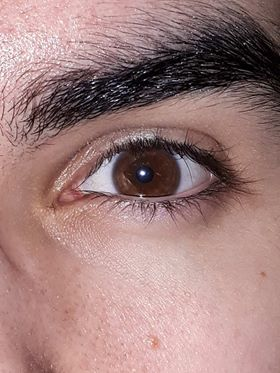
#> input picture python/eye.jpg, 280 x 373 px
$ python diagnose.py eye.jpg   (older library calls are emulated)
#> lines starting #> are read from the running program, lines starting #| are printed output that depends on the picture; after the words box and inside, x2 and y2 are one past the last pixel; in counts of white or black regions, pixels touching at a corner belong together
import sys
import numpy as np
import cv2

filename = sys.argv[1]

rawImage = cv2.imread(filename)
#> rawImage is the input picture: shape (373, 280, 3); mean B, G, R 125, 127.2, 160.4
sizeImage = cv2.resize(rawImage,(900,1600))
gray = cv2.cvtColor(sizeImage,cv2.COLOR_BGR2GRAY)
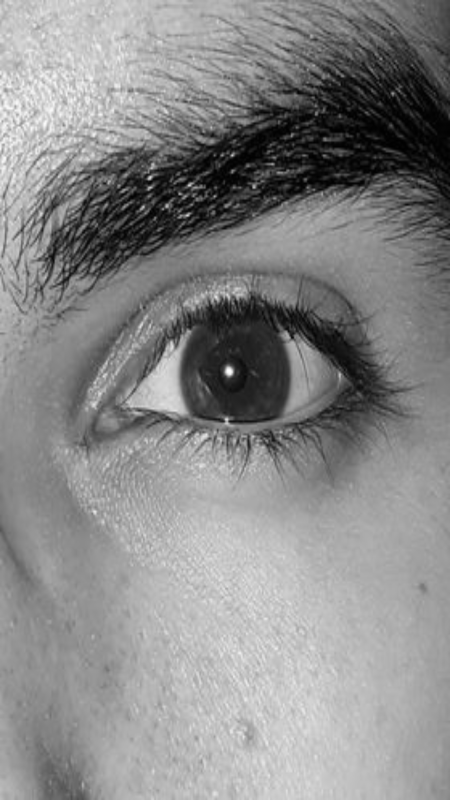
#> gray: shape (1600, 900) (shown at 1/2 size); min 0, max 251, mean 136.7
#threshImage = cv2.adaptiveThreshold(gray,255,cv2.ADAPTIVE_THRESH_MEAN_C,cv2.THRESH_BINARY,11,2)
ret,thresh = cv2.threshold(gray,170,255,0)
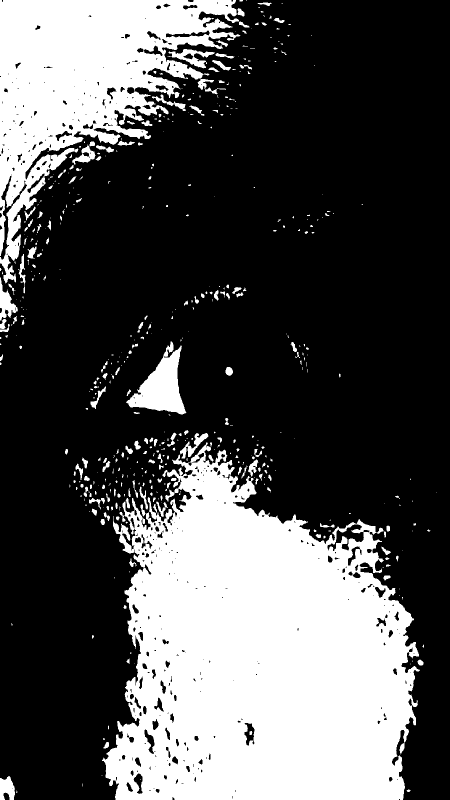
#> thresh: shape (1600, 900) (shown at 1/2 size); 31.4% white; 516 white regions (312 under 20 px), largest, box (x1, y1, x2, y2) and area: (204, 885, 840, 1600) 310601, (0, 0, 481, 567) 111981, (252, 683, 373, 829) 8113
#ret,tcol = cv2.threshold(sizeImage,200,200,200)

white = cv2.bitwise_not(thresh)
#> white: shape (1600, 900); 68.6% white; 516 black regions (312 under 20 px)

cntImage,cntList,Hierarchy = cv2.findContours(white,cv2.RETR_LIST,cv2.CHAIN_APPROX_SIMPLE)
#> cntList = 908 contours, 543 with area under 20; largest, box (x1, y1, x2, y2) and area: (0, 0, 900, 1600) 994258, (251, 682, 374, 830) 8382, (336, 97, 431, 138) 1569, (655, 1049, 739, 1102) 1310, (0, 352, 54, 519) 1086
for cnt in cntList:
    if cv2.contourArea(cnt)>5000 and cv2.contourArea(cnt) < 30000:
        [x,y,w,h] = cv2.boundingRect(cnt)
        cv2.rectangle(sizeImage,(x,y),(x+w,y+h),(0,0,255),2)
        roi = gray[y:y+h,0:900]
#> this loop made 908 passes
#> (x, y, w, h) on pass 513: (251, 682, 123, 148)
#> cnt on passes 1, 2, 3, 6, 7, 10: [[798, 1598], [798, 1599], [799, 1599], [799, 1598]], [[345, 1594], [345, 1599], [348, 1599], [348, 1597]], [[464, 1592], [464, 1596]], [[470, 1580], [470, 1583]], [[299, 1580], [299, 1581], [300, 1581], [300, 1580]], [[307, 1576], [308, 1576]]
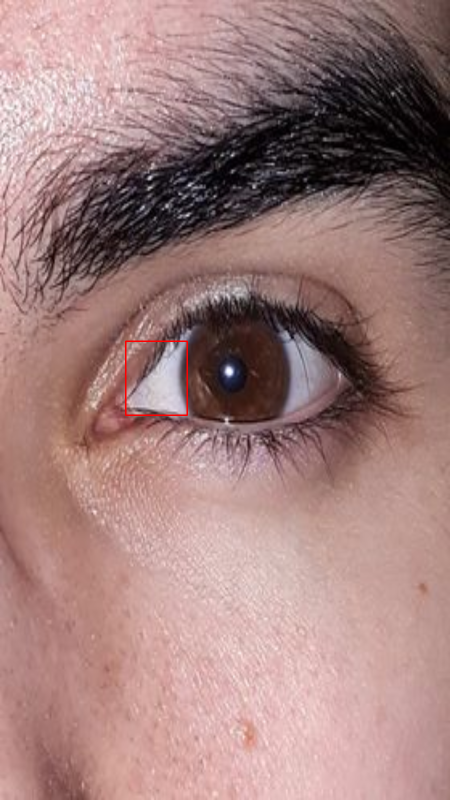
#> sizeImage: shape (1600, 900, 3) (shown at 1/2 size); mean B, G, R 124.8, 127, 160.4

threshImage = cv2.adaptiveThreshold(roi,255,cv2.ADAPTIVE_THRESH_GAUSSIAN_C,cv2.THRESH_BINARY,11,2)
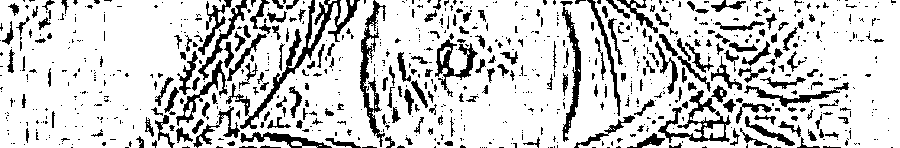
#> threshImage: shape (148, 900); 80.7% white; 807 black regions (581 under 20 px), largest, box (x1, y1, x2, y2) and area: (226, 0, 360, 129) 1909, (360, 0, 386, 147) 1102, (658, 90, 731, 143) 1026
ret,thresh = cv2.threshold(roi,30,255,0)
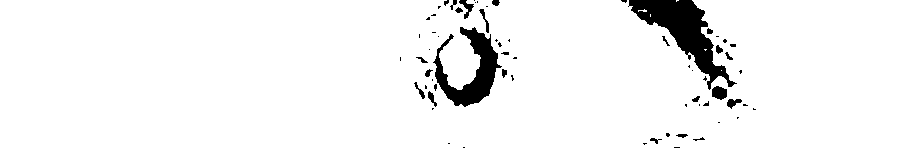
#> thresh: shape (148, 900); 95.1% white; 65 black regions (44 under 20 px), largest, box (x1, y1, x2, y2) and area: (628, 0, 737, 90) 3162, (433, 27, 502, 107) 2172, (712, 86, 727, 100) 162

kernel = cv2.getStructuringElement(cv2.MORPH_RECT, (5, 5))
#> kernel = [[1, 1, 1, 1, 1], [1, 1, 1, 1, 1], [1, 1, 1, 1, 1], [1, 1, 1, 1, 1], [1, 1, 1, 1, 1]]
closed = cv2.erode(cv2.dilate(thresh, kernel, iterations=1), kernel, iterations=1)
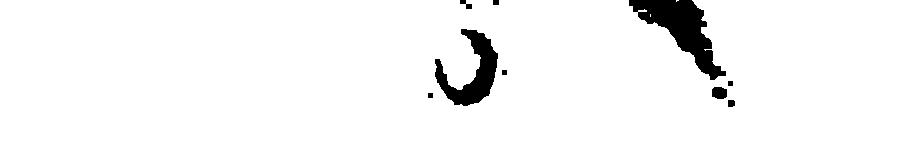
#> closed: shape (148, 900); 96% white; 9 black regions

# [6 lines of commented-out code are left out]
cv2.imshow('img7',closed)


cntImage,cntList,Hierarchy = cv2.findContours(closed,cv2.RETR_LIST,cv2.CHAIN_APPROX_SIMPLE)
#> cntList = 10 contours, 2 with area under 20; largest, box (x1, y1, x2, y2) and area: (0, 0, 900, 148) 129008, (434, 28, 499, 107) 2173, (711, 86, 728, 100) 179, (727, 99, 736, 108) 58, (465, 3, 473, 10) 40, (427, 92, 434, 99) 34, (727, 80, 734, 87) 34, (501, 69, 508, 76) 34
for cnt in cntList:
    if cv2.contourArea(cnt)>100:
        [x,y,w,h] = cv2.boundingRect(cnt)
        cv2.rectangle(roi,(x,y),(x+w,y+h),(0,0,255),2)
#> this loop made 10 passes
#> (x, y, w, h) on passes 3, 6, 10: (711, 86, 17, 14), (434, 28, 65, 79), (0, 0, 900, 148)
#> cnt on passes 7, 9: [[650, 14], [650, 16]], [[676, 0], [676, 1], [677, 0], [678, 0]]
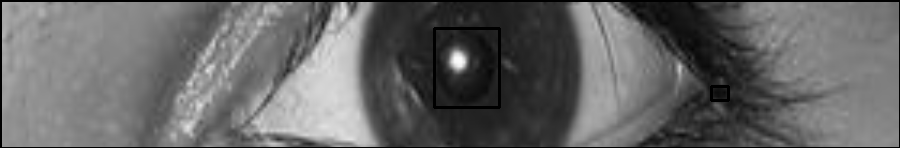
#> roi: shape (148, 900); min 0, max 251, mean 102.1
cv2.imshow('img4',roi)

while(True):
    key = cv2.waitKey(0)
#> (key Esc is pressed here)
    if key == 27:  # (escape to quit)
        sys.exit()
#> (the program exits here)
